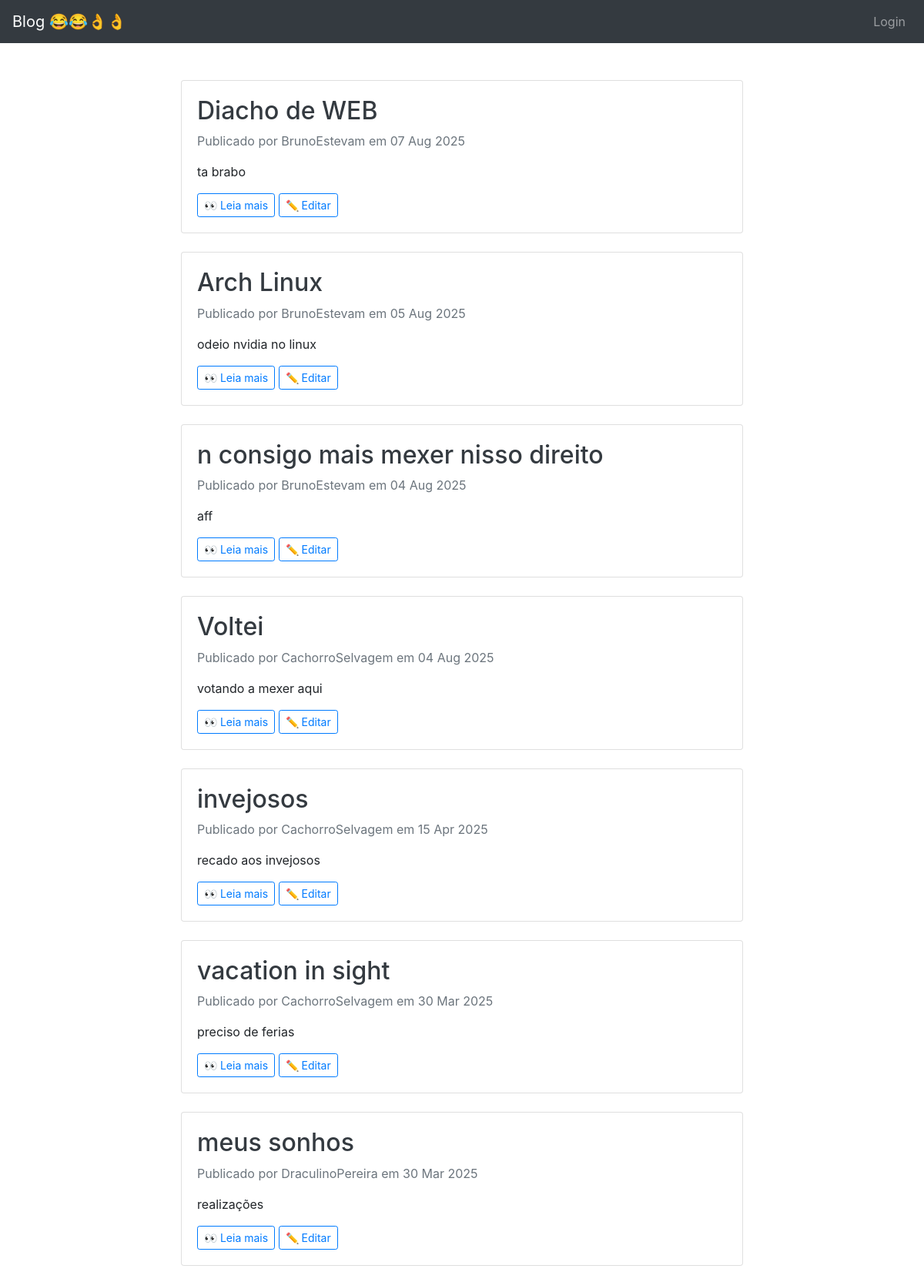
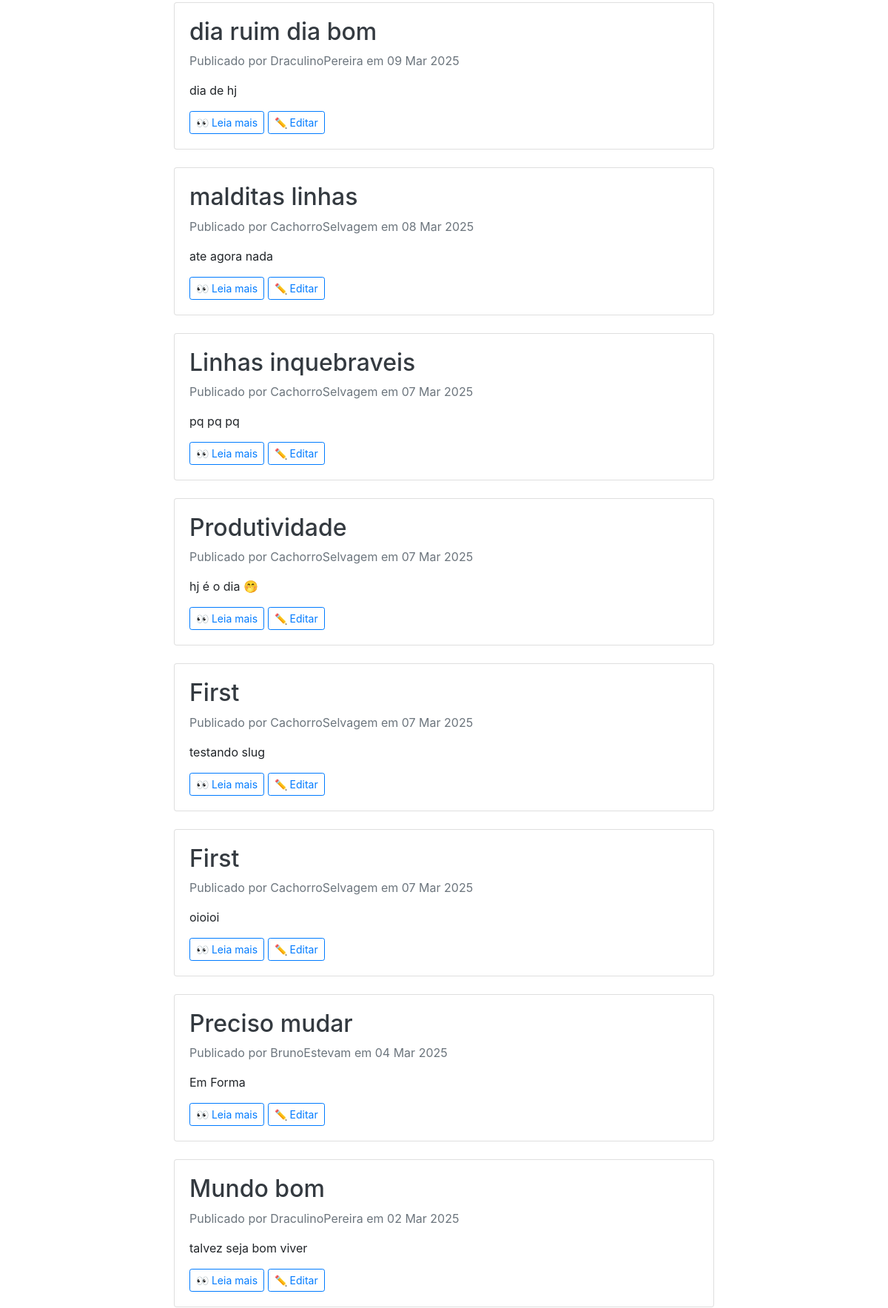
The page / (upper part) on the database its author committed (2 pictures, top to bottom).
### blog/models.py (models this page shows, shortened)
class Post(models.Model):
    class NewManager(models.Manager):
        def get_queryset(self):
            return super().get_queryset().filter(status='published')
    options = (
        ('draft', 'Draft'),
        ('published', 'Published'),
    )
    title = models.CharField(max_length=200)
    excerpt = models.TextField(null=True)
    slug = models.SlugField(max_length=255, unique=True, blank=True)
    publish = models.DateTimeField(default=timezone.now)
    author = models.ForeignKey(User, on_delete=models.CASCADE, related_name='blog_posts')
    content = models.TextField()
    status = models.CharField(max_length=10, choices=options, default='draft')
    objects = models.Manager()
    newmanager = NewManager()
    likes = models.ManyToManyField(User, related_name='post_likes', blank=True)
    dislikes = models.ManyToManyField(User, related_name='post_dislikes', blank=True)
    image = models.ImageField(upload_to='post_images/', blank=True, null=True)
    def get_absolute_url(self):
        return reverse('blog:post_single', args=[self.slug])
    class Meta:
        ordering = ('-publish',)

### blog/views.py (the view)
# urls.py: path('', views.home, name='homepage'),
def home(request):
    all_posts = Post.objects.filter(status='published').order_by('-publish')
    return render(request, 'index.html', {'posts': all_posts})

### blog/templates/index.html (shortened to what this page needs)
{% extends "base.html" %}
{% block content %}
<div class="container">
    <div class="row justify-content-md-center">
        <div class="col-md-8 pt-5">
            {% for post in posts %}
            <div class="card mb-4">
                <div class="card-body">
                    <h2>
                        <a class="text-dark text-decoration-none" href="{{ post.get_absolute_url }}">
                            {{ post.title }}
                        </a>
                    </h2>
                    <p class="text-muted">Publicado por {{ post.author }} em {{ post.publish|date:"d M Y" }}</p>
                    <p>{{ post.excerpt }}</p>
                    <a href="{{ post.get_absolute_url }}" class="btn btn-outline-primary btn-sm">👀 Leia mais</a>
                    <a href="{% url 'blog:edit_post' post.slug %}" class="btn btn-outline-primary btn-sm">✏️ Editar</a>
                </div>
            </div>
            {% empty %}
            <p class="text-muted text-center">Nenhum post publicado ainda.</p>
            {% endfor %}
        </div>
    </div>
</div>
{% endblock %}

### rows shown on the page
Post: title "Diacho de WEB", author "BrunoEstevam", publish "07 Aug 2025", excerpt "ta brabo"
Post: title "Arch Linux", author "BrunoEstevam", publish "05 Aug 2025", excerpt "odeio nvidia no linux"
Post: title "n consigo mais mexer nisso direito", author "BrunoEstevam", publish "04 Aug 2025", excerpt "aff"
Post: title "Voltei", author "CachorroSelvagem", publish "04 Aug 2025", excerpt "votando a mexer aqui"
Post: title "invejosos", author "CachorroSelvagem", publish "15 Apr 2025", excerpt "recado aos invejosos"
Post: title "vacation in sight", author "CachorroSelvagem", publish "30 Mar 2025", excerpt "preciso de ferias"
Post: title "meus sonhos", author "DraculinoPereira", publish "30 Mar 2025", excerpt "realizações"
Post: title "dia ruim dia bom", author "DraculinoPereira", publish "09 Mar 2025", excerpt "dia de hj"
Post: title "malditas linhas", author "CachorroSelvagem", publish "08 Mar 2025", excerpt "ate agora nada"
Post: title "Linhas inquebraveis", author "CachorroSelvagem", publish "07 Mar 2025", excerpt "pq pq pq"
Post: title "Produtividade", author "CachorroSelvagem", publish "07 Mar 2025", excerpt "hj é o dia 🤭"
Post: title "First", author "CachorroSelvagem", publish "07 Mar 2025", excerpt "testando slug"
Post: title "First", author "CachorroSelvagem", publish "07 Mar 2025", excerpt "oioioi"
Post: title "Preciso mudar", author "BrunoEstevam", publish "04 Mar 2025", excerpt "Em Forma"
Post: title "Mundo bom", author "DraculinoPereira", publish "02 Mar 2025", excerpt "talvez seja bom viver"
